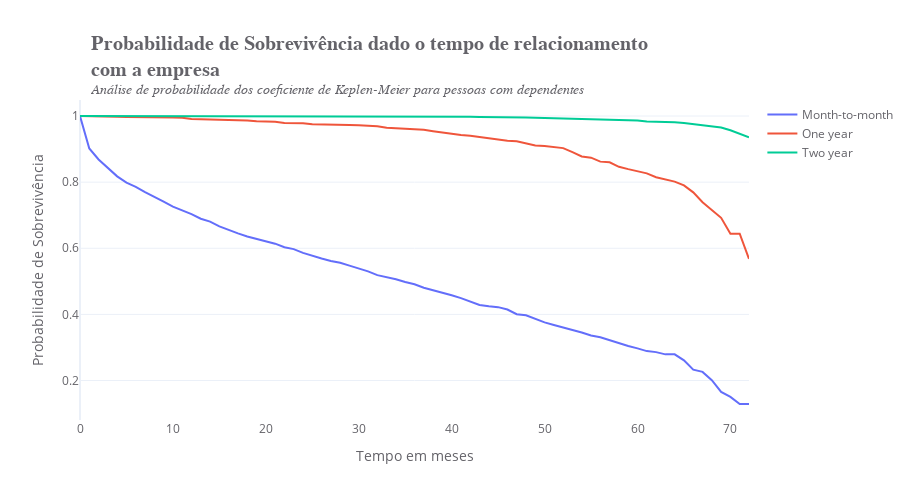

Notebook source saved alongside this figure:
### Markdown cell above
A probabilidade de sobvrevivência de pessoas com dependentes é maior
do que para pessoas sem dependentes. A diferença durante o último mês do período
chegou a pouco menos de 25%.

Com 95% de confiança, podemos dizer que as curvas de churn para os grupos de
dependentes são significativamente diferentes.

Por fim, vamos analisar como a probabilidade de sobrevivência varia de acordo
com o tipo de contrato.

### Code cell
# Inicializando o método
kmf = KaplanMeierFitter()

# Initializando a figure
fig = go.Figure()

# Ajustando os dados
for tipo_contrato in data['Contract'].unique():
    data_contract = data.query(f"Contract == '{tipo_contrato}'")
    kmf.fit(data_contract['tenure'], data_contract['Churn'], label=tipo_contrato)
    fig.add_trace(go.Scatter(x=kmf.survival_function_.index,
                                y=kmf.survival_function_[f'{tipo_contrato}'],
                                mode='lines',
                                name=tipo_contrato))
    
# Atualizando o layout da figure
fig.update_layout(
    title='<b>Probabilidade de Sobrevivência dado o tempo de relacionamento<br>com a empresa</b><br><sup><i>Análise de probabilidade dos coeficiente de Keplen-Meier para pessoas com dependentes</i></sup>',
    title_font=dict(size=20, family="Arial"),
    font_color='#646369',
    template='plotly_white',
    yaxis=dict(showticklabels=True, showgrid=True, title='Probabilidade de Sobrevivência'),
    xaxis=dict(showgrid=False, title='Tempo em meses'),
    title_x=0.1,
    width=910,
    height=500,
    showlegend=True
)

### Figure 1 — Plotly figure (JSON) as saved in the notebook; plotly's stock layout.template omitted (floating-point values rounded to 4 significant figures)
{"data": [{"mode": "lines", "name": "Month-to-month", "type": "scatter", "x": [0, 1, 2, 3, 4, 5, 6, 7, 8, 9, 10, 11, 12, 13, 14, 15, 16, 17, 18, 19, 20, 21, 22, 23, 24, 25, 26, 27, 28, 29, 30, 31, 32, 33, 34, 35, 36, 37, 38, 39, 40, 41, 42, 43, 44, 45, 46, 47, 48, 49, 50, 51, 52, 53, 54, 55, 56, 57, 58, 59, 60, 61, 62, 63, 64, 65, 66, 67, 68, 69, 70, 71, 72], "y": [1, 0.9019, 0.8686, 0.8417, 0.8175, 0.7983, 0.7858, 0.7699, 0.7564, 0.7413, 0.7257, 0.7151, 0.7031, 0.6893, 0.6804, 0.666, 0.6548, 0.6449, 0.6357, 0.6288, 0.6208, 0.6139, 0.6031, 0.5973, 0.5859, 0.5767, 0.5688, 0.5617, 0.5561, 0.5475, 0.5386, 0.5301, 0.5187, 0.5135, 0.5061, 0.4977, 0.4911, 0.4807, 0.4737, 0.4666, 0.4576, 0.4492, 0.4386, 0.4286, 0.4248, 0.4219, 0.4147, 0.4006, 0.3973, 0.3856, 0.3758, 0.3681, 0.3615, 0.3528, 0.3454, 0.3359, 0.3307, 0.3213, 0.3131, 0.3043, 0.2972, 0.2889, 0.2858, 0.2791, 0.2791, 0.2611, 0.2327, 0.2261, 0.201, 0.1655, 0.1504, 0.129, 0.129]}, {"mode": "lines", "name": "One year", "type": "scatter", "x": [0, 1, 2, 3, 4, 5, 6, 7, 8, 9, 10, 11, 12, 13, 14, 15, 16, 17, 18, 19, 20, 21, 22, 23, 24, 25, 26, 27, 28, 29, 30, 31, 32, 33, 34, 35, 36, 37, 38, 39, 40, 41, 42, 43, 44, 45, 46, 47, 48, 49, 50, 51, 52, 53, 54, 55, 56, 57, 58, 59, 60, 61, 62, 63, 64, 65, 66, 67, 68, 69, 70, 71, 72], "y": [1, 1, 0.9986, 0.9986, 0.9979, 0.9973, 0.9973, 0.9966, 0.9959, 0.9952, 0.9952, 0.9944, 0.9908, 0.9901, 0.9893, 0.9893, 0.9893, 0.9878, 0.9863, 0.9839, 0.9839, 0.9823, 0.9791, 0.9783, 0.9783, 0.9749, 0.9749, 0.9749, 0.9731, 0.9731, 0.9721, 0.9702, 0.9693, 0.9644, 0.9634, 0.9603, 0.9593, 0.9582, 0.9539, 0.9495, 0.9472, 0.9426, 0.9402, 0.9365, 0.934, 0.9302, 0.9249, 0.9235, 0.9165, 0.9108, 0.9093, 0.9061, 0.9028, 0.8906, 0.8777, 0.8739, 0.862, 0.8598, 0.8464, 0.8393, 0.8318, 0.8265, 0.8148, 0.8085, 0.8016, 0.79, 0.7691, 0.7392, 0.7145, 0.692, 0.6439, 0.6439, 0.5681]}, {"mode": "lines", "name": "Two year", "type": "scatter", "x": [0, 1, 2, 3, 4, 5, 6, 7, 8, 9, 10, 11, 12, 13, 14, 15, 16, 17, 18, 19, 20, 21, 22, 23, 24, 25, 26, 27, 28, 29, 30, 31, 32, 33, 34, 35, 36, 37, 38, 39, 40, 41, 42, 43, 44, 45, 46, 47, 48, 49, 50, 51, 52, 53, 54, 55, 56, 57, 58, 59, 60, 61, 62, 63, 64, 65, 66, 67, 68, 69, 70, 71, 72], "y": [1, 1, 1, 1, 1, 1, 1, 1, 1, 1, 1, 1, 1, 1, 1, 1, 1, 1, 1, 1, 1, 1, 1, 1, 1, 0.9993, 0.9993, 0.9993, 0.9993, 0.9993, 0.9993, 0.9993, 0.9993, 0.9987, 0.9987, 0.9987, 0.9987, 0.9987, 0.9987, 0.998, 0.998, 0.998, 0.998, 0.9972, 0.9972, 0.9972, 0.9965, 0.9965, 0.9957, 0.9949, 0.9941, 0.9941, 0.9933, 0.9925, 0.9916, 0.9908, 0.9899, 0.9881, 0.9871, 0.9862, 0.9862, 0.9832, 0.9832, 0.9832, 0.981, 0.9786, 0.9749, 0.9711, 0.9683, 0.9652, 0.9567, 0.9468, 0.9357]}], "layout": {"font": {"color": "#646369"}, "height": 500, "showlegend": true, "title": {"font": {"family": "Arial", "size": 20}, "text": "<b>Probabilidade de Sobrevivência dado o tempo de relacionamento<br>com a empresa</b><br><sup><i>Análise de probabilidade dos coeficiente de Keplen-Meier para pessoas com dependentes</i></sup>", "x": 0.1}, "width": 910, "xaxis": {"showgrid": false, "title": {"text": "Tempo em meses"}}, "yaxis": {"showgrid": true, "showticklabels": true, "title": {"text": "Probabilidade de Sobrevivência"}}}}
